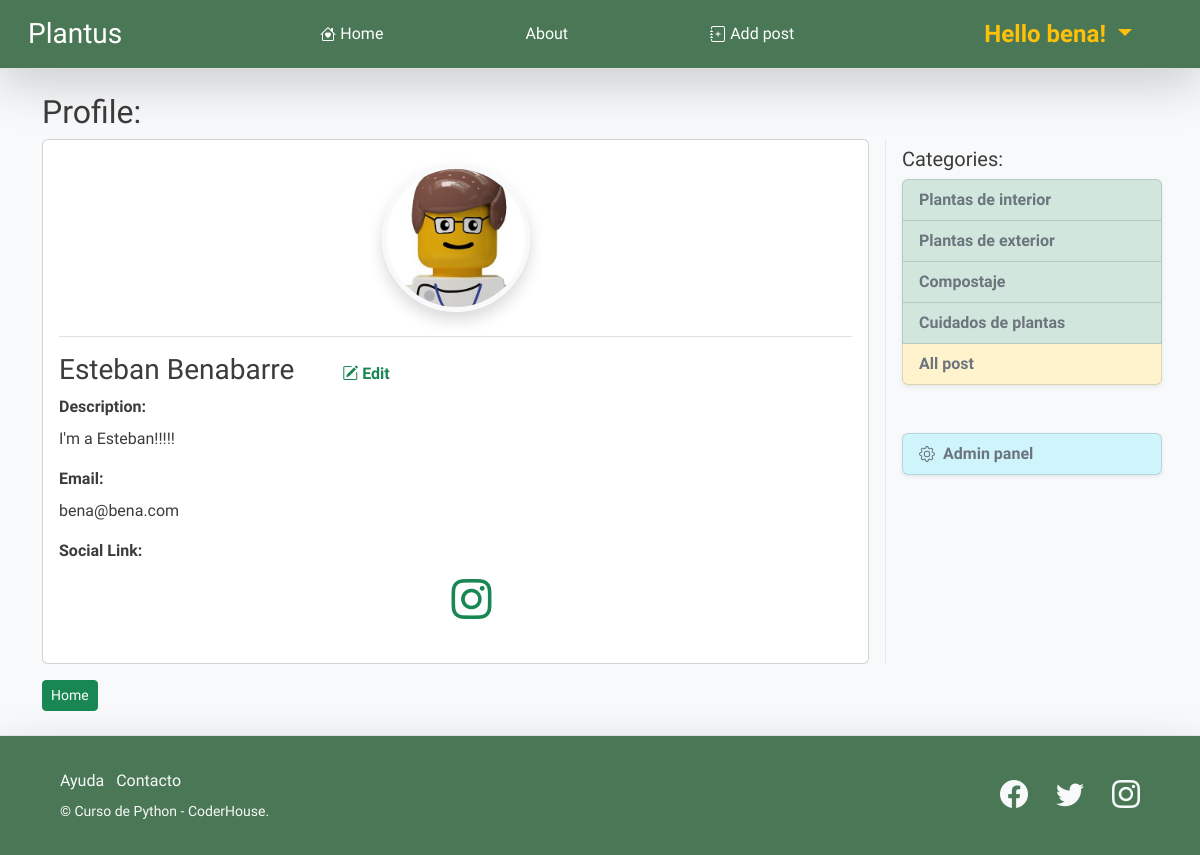
/members/user_profile/1/ (signed in), run on an earlier commit of the app's database.
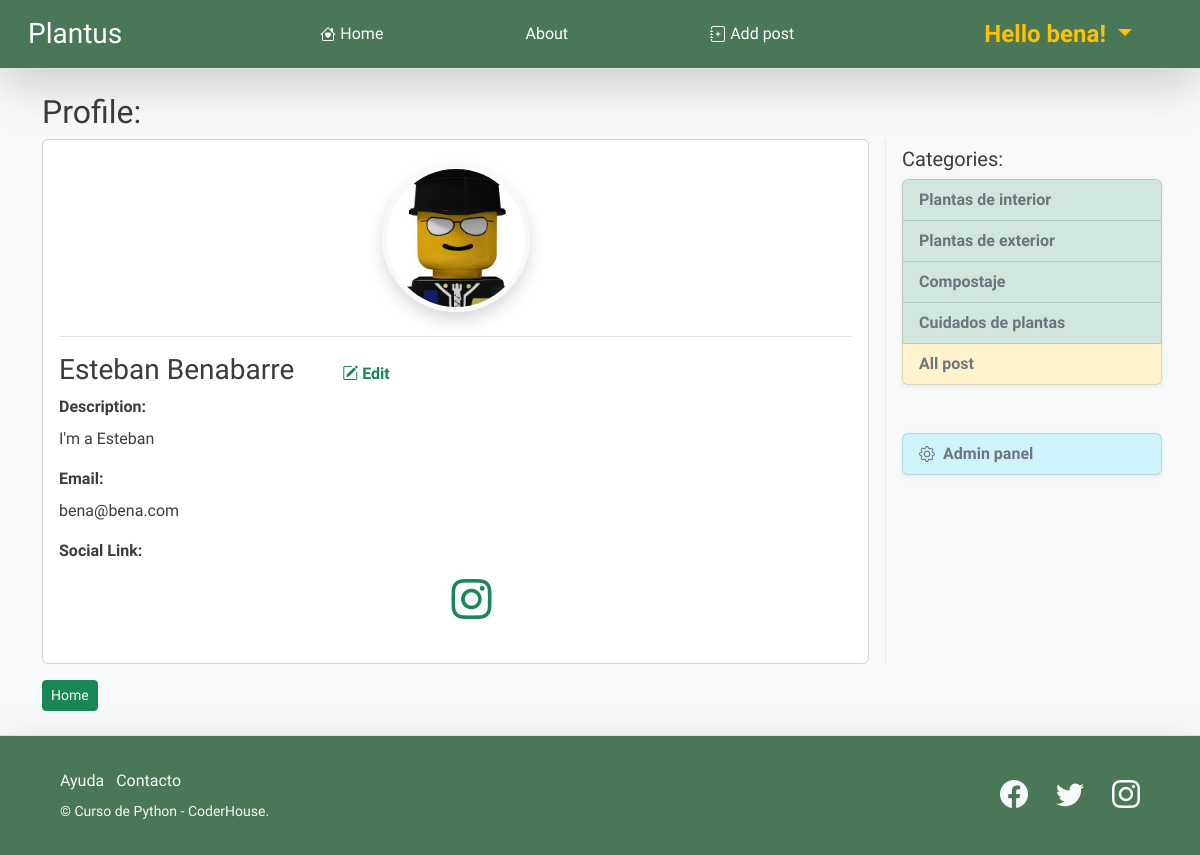
And on a later commit of the database.
### blog/models.py (models this page shows, shortened)
class Profile (models.Model):
    user            = models.OneToOneField(User, null=True, on_delete = models.CASCADE)
    description     = models.TextField()
    avatar          = models.ImageField(upload_to='avatars', null=True, blank=True)
    instagram_url   = models.CharField(max_length=256,null=True, blank=True)
    facebook_url    = models.CharField(max_length=256,null=True, blank=True)

class Category (models.Model):
    name = models.CharField(max_length=255)
    def __str__(self):
        return self.name

### plantus_members/views.py (the view)
# urls.py: path('user_profile/<int:pk>/', UserProfileView.as_view(template_name='user_details.html'), name="user_profile"),
class UserProfileView (LoginRequiredMixin, DetailView):
    model           = Profile
    template_name   = "user_details.html"
    def get_context_data(self, *args, **kwargs):
        category_menu = Category.objects.all()
        page_user = get_object_or_404(Profile, id=self.kwargs['pk'])
        context = super(UserProfileView, self).get_context_data(*args, **kwargs)
        context['category_menu'] = category_menu
        context['page_user'] = page_user
        return context

### plantus_members/templates/user_details.html (shortened to what this page needs)
{% extends "base.html" %}
{% load static %}
{% block blog_base %}
<div>
    <h2>
        Profile:
    </h2>
    <div class='row'>
        <div class='col-lg-9 pe-3 '>
            <div class="card">
                <div class="card-body mb-0">
                    <div class=" d-flex justify-content-center pt-2 pb-4 w-100">
                        {% if page_user.avatar.url %}
                        <img src="{{page_user.avatar.url}}" class="img-fluid rounded-circle border border-5 border-light shadow" style="max-width:148px;max-width:148px;"alt="post.author">
                        {% else %}
                        <img src="{% static 'assets/1.jpg' %}" class="img-fluid rounded-circle border border-5 border-light shadow" style="max-width:148px;max-width:148px;"alt="post.author">
                        {% endif %}
                      </div>
                      <div class='border-top pt-3'>
                        <div class="d-flex justify-content-start align-items-center gap-5">
                            <h3>
                                {{page_user.user.first_name}} {{page_user.user.last_name}}
                            </h3>
                            {% if page_user.user.id == user.id %}
                                <a class="text-success text-decoration-none" href="{% url 'edit_profile' user.profile.id %}"> <i class="bi bi-pencil-square"></i> Edit </a>
                            {% endif %}
                        </div>
                        <p class='card-title'>
                            Description:
                        </p>
                        <p class=' fs-6 fw-normal'>
                            {{page_user.description}}
                        </p>
                        <p class='card-title'>
                            Email:
                        </p>
                        <p class=' fs-6 fw-normal'>
                            {{page_user.user.email}}
                        </p>
                        <div class="gap-3">
                            <p class='card-title'>
                                Social Link:
                            </p>
                            <ul class="d-flex justify-content-center">
                                {% if page_user.instagram_url%}
                                <li class="list-inline-item px-4">
                                    <a href="{{page_user.instagram_url}}" target="_blank" rel="noreferrer noopener" class="text-success text-decoration-none">
                                        <i class="bi-instagram fs-1"></i>
                                    </a>
                                </li>
                                {% endif %}
                            </ul>
                        </div>
                      </div>
                </div>
              </div>
        </div>
        <div class='d-none d-lg-block col-lg-3 ps-3 border-start border-success p-2 border-opacity-10'>
            <h5> Categories:</h5>
            <ul class="list-group shadow-sm">
                {% for cat in category_menu %}
                    <li class="list-group-item list-group-item-success">
                        <a class='text-decoration-none text-secondary fs-6' href="{% url 'category' cat|slugify %}">
                            {{cat}}
                        </a>
                    </li>
                {% endfor %}
                    <li class="list-group-item list-group-item-warning">
                        <a class='text-decoration-none text-secondary fs-6' href="{% url 'home' %}">
                            All post
                        </a>
                    </li>
            </ul>
            {% if user.is_staff %}
            <div class="mt-5">
                <ul class="list-group shadow-sm">
                    <li class="list-group-item list-group-item-info">
                        <a class='d-flex align-items-center gap-2 text-decoration-none text-secondary fs-6' href="{% url 'admin:index' %}">
                            Admin panel
                        </a>
                    </li>
                </ul>
            </div>
            {% endif%}
        </div>
    </div>
    <a class='btn btn-success btn-sm mt-3' href="{% url 'home' %}">
        Home
    </a>
</div>
{% endblock blog_base %}

### blog/templates/base.html (shortened to what this page needs)
{% load static %}
<!DOCTYPE html>
<html lang="en">
<head>
    <link href="https://unpkg.com/aos@2.3.1/dist/aos.css" rel="stylesheet">
    <link rel="stylesheet" href="https://cdn.jsdelivr.net/npm/bootstrap-icons@1.7.1/font/bootstrap-icons.css">
    <link href="https://cdn.jsdelivr.net/npm/bootstrap@5.2.0/dist/css/bootstrap.min.css" rel="stylesheet">
    <link rel="stylesheet" href="{% static 'css/custom-styles.css' %}">
</head>
<body class='bg-light'>
    <nav class="navbar navbar-expand-lg navbar-dark bg-dark border-bottom shadow-lg">
        <div class="container-fluid">
          <a class="navbar-brand ps-3 fs-3" href="{% url 'home' %}">Plantus</a>
          <div class="collapse navbar-collapse  w-100" id="navbarSupportedContent">
            <ul class="navbar-nav me-auto mb-2 mb-lg-0 w-100 px-5 justify-content-evenly fs-6">
                <li class="nav-item">
                    <a class="nav-link active d-flex align-items-center gap-1" aria-current="page" href="{% url 'home' %}">
                         Home
                    </a>
                </li>
                <li class="nav-item"><a class="nav-link active" href="{% url 'about' %}">About</a></li>
            {% if  user.is_authenticated %}
                <li class="nav-item">
                    <a class="nav-link d-flex align-items-center gap-1 active" href="{% url 'post_add' %}">
                        Add post
                    </a>
                </li>
            {% endif %}
            </ul>
            {% if  user.is_authenticated %}
            <ul class="navbar-nav me-auto mb-2 mb-lg-0 pe-5">
                    <li class="nav-item dropdown fs-4 fw-normal">
                        <a class="nav-link dropdown-toggle text-warning fw-bold" href="#" role="button" data-bs-toggle="dropdown" aria-expanded="false">
                            Hello {{user}}!
                        </a>
                    </li>
            </ul>
            {% else %}
            <ul class="navbar-nav me-auto mb-2 mb-lg-0 pe-5 fs-4 fw-normal">
                <li class="nav-item"><a class="nav-link text-warning fw-bold" href="{% url 'login' %}">Login</a></li>
            </ul>
            {% endif %}
          </div>
        </div>
    </nav>
    <main class="container pt-4 pb-4">
        {% block blog_base %}
        {% endblock blog_base %}
    </main>
    <footer class="footer bg-dark navbar-dark border-top shadow-lg px-5">
        <div class="container-fluid">
            <div class="row">
                <div class="col-lg-6 h-100 text-center text-lg-start my-auto">
                    <ul class="list-inline mb-2 text-light">
                        <li class="list-inline-item">
                            <a class="nav-link " href="#!">Ayuda</a>
                        </li>
                        <li class="list-inline-item">
                            <a class="nav-link" href="#!">Contacto</a>
                        </li>
                    </ul>
                    <p class="small mb-4 mb-lg-0 text-light">&copy; Curso de Python - CoderHouse.</p>
                </div>
                <div class="col-lg-6 h-100 text-center text-lg-end my-auto">
                    <ul class="list-inline mb-0 text-light">
                        <li class="list-inline-item me-4">
                            <a class="nav-link" href="#!"><i class="bi-facebook fs-3"></i></a>
                        </li>
                        <li class="list-inline-item me-4">
                            <a class="nav-link" href="#!"><i class="bi-twitter fs-3"></i></a>
                        </li>
                        <li class="list-inline-item">
                            <a class="nav-link" href="https://www.instagram.com/espndeportes/?hl=es"><i class="bi-instagram fs-3"></i></a>
                        </li>
                    </ul>
                </div>
            </div>
        </div>
    </footer>
</body>
</html>

### blog/static/css/custom-styles.css (style rules this page uses)
:root { --bs-font-sans-serif: 'Raleway', sans-serif; --bs-body-font-family: var(--bs-font-sans-serif); }
body { color:rgb(60, 60, 60) }
.bg-dark { background-color: #4A7856 !important; }
.text-warning { color: #FAA025; }
.navbar { min-height: 5vh; }
main { min-height: 80vh; font-weight: 600; }
.footer { display: flex; align-items: center; min-height: 15vh; }

What changed in the data, as far as the page shows it:
changed Profile "Esteban": avatar: a different picture; description "I'm a Esteban!!!!!" → "I'm a Esteban"
